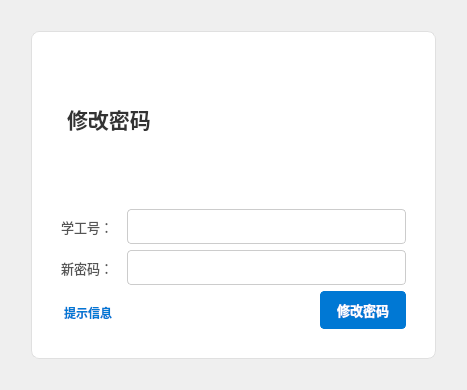
<?xml version="1.0" encoding="UTF-8"?>
<ui version="4.0">
    <class>view::RegisterCenter::ChangePasswordAdmin</class>
    <widget class="QWidget" name="view::RegisterCenter::ChangePasswordAdmin">
        <property name="geometry">
            <rect>
                <x>0</x>
                <y>0</y>
                <width>467</width>
                <height>390</height>
            </rect>
        </property>
        <property name="windowTitle">
            <string>ChangePasswordAdmin</string>
        </property>
        <property name="styleSheet">
            <string notr="true">/* --- 整个窗口的背景 --- */
                QWidget#view--RegisterCenter--ChangePasswordAdmin {
                background-color: #F3F3F3; /* 柔和的浅灰色背景 */
                font-family: &quot;Segoe UI Variable&quot;, &quot;Microsoft YaHei UI&quot;, sans-serif; /* 优先使用
                Win11 默认字体 */
                }

                /* --- 主框架 (QFrame) 的样式 --- */
                QFrame#frame {
                background-color: white; /* 白色背景，突出内容 */
                border: 1px solid #E0E0E0; /* 精细的浅灰色边框 */
                border-radius: 8px; /* 柔和的圆角 */
                margin: 20px; /* 距离窗口边缘的边距 */
                padding: 20px; /* 内部填充 */
                /* 简单的阴影效果，增加层次感 */
                box-shadow: 0 4px 8px rgba(0, 0, 0, 0.05);
                }

                /* --- 标题 (修改密码 Label) 的样式 --- */
                QLabel#label {
                color: #333333; /* 深灰色文本 */
                padding-bottom: 10px; /* 标题下方留出空间 */
                border-bottom: 1px solid #EEEEEE; /* 标题下方的细分隔线 */
                margin-bottom: 15px; /* 分隔线下方留出空间 */
                }

                /* --- 输入框 (QLineEdit) 的样式 --- */
                QLineEdit {
                border: 1px solid #CCCCCC; /* 浅灰色边框 */
                border-radius: 4px; /* 精细的圆角 */
                padding: 8px 10px; /* 内部填充 */
                font-size: 10pt;
                color: #333333; /* 文本颜色 */
                background-color: #FFFFFF; /* 白色背景 */
                }

                QLineEdit:focus {
                border: 1px solid #0078D4; /* 聚焦时边框变为 Win11 蓝色 */
                outline: none; /* 移除默认焦点轮廓 */
                }

                /* --- 提示信息 Label (message) 的样式 --- */
                QLabel#message {
                color: #0078D4; /* 默认蓝色，可以根据提示类型调整颜色 (如成功/失败) */
                font-size: 9pt;
                font-weight: 500;
                margin-top: 5px;
                }

                /* --- 标签 (学工号, 新密码 Label) 的样式 --- */
                QLabel#label_3, QLabel#label_2 {
                color: #555555; /* 较深的灰色文本 */
                font-size: 10pt;
                min-width: 60px; /* 确保标签有最小宽度，对齐输入框 */
                }

                /* --- 注册用户按钮 (UpdateButton) 的样式 --- */
                /* 你的 UI 文件中已经有非常详细的 UpdateButton 样式了，这里就不重复了。
                如果你想统一风格，可以考虑移除 UI 文件中的内联样式，
                然后将这个 QSS 块添加到这里。
                为了避免冲突和重复，这里**不包含** UpdateButton 的样式。
                */
            </string>
        </property>
        <layout class="QVBoxLayout" name="verticalLayout_4">
            <item>
                <widget class="QFrame" name="frame">
                    <property name="frameShape">
                        <enum>QFrame::Shape::StyledPanel</enum>
                    </property>
                    <property name="frameShadow">
                        <enum>QFrame::Shadow::Raised</enum>
                    </property>
                    <layout class="QVBoxLayout" name="verticalLayout_3">
                        <item>
                            <widget class="QLabel" name="label">
                                <property name="minimumSize">
                                    <size>
                                        <width>0</width>
                                        <height>50</height>
                                    </size>
                                </property>
                                <property name="font">
                                    <font>
                                        <family>Microsoft YaHei UI</family>
                                        <pointsize>16</pointsize>
                                        <bold>true</bold>
                                    </font>
                                </property>
                                <property name="text">
                                    <string>修改密码</string>
                                </property>
                            </widget>
                        </item>
                        <item>
                            <layout class="QHBoxLayout" name="horizontalLayout">
                                <item>
                                    <widget class="QLabel" name="label_3">
                                        <property name="text">
                                            <string>学工号：</string>
                                        </property>
                                    </widget>
                                </item>
                                <item>
                                    <widget class="QLineEdit" name="id_number"/>
                                </item>
                            </layout>
                        </item>
                        <item>
                            <layout class="QHBoxLayout" name="horizontalLayout_2">
                                <item>
                                    <widget class="QLabel" name="label_2">
                                        <property name="text">
                                            <string>新密码：</string>
                                        </property>
                                    </widget>
                                </item>
                                <item>
                                    <widget class="QLineEdit" name="new_password"/>
                                </item>
                            </layout>
                        </item>
                        <item>
                            <layout class="QHBoxLayout" name="horizontalLayout_3">
                                <item>
                                    <widget class="QLabel" name="message">
                                        <property name="enabled">
                                            <bool>true</bool>
                                        </property>
                                        <property name="text">
                                            <string>提示信息</string>
                                        </property>
                                    </widget>
                                </item>
                                <item>
                                    <spacer name="horizontalSpacer_2">
                                        <property name="orientation">
                                            <enum>Qt::Orientation::Horizontal</enum>
                                        </property>
                                        <property name="sizeHint" stdset="0">
                                            <size>
                                                <width>40</width>
                                                <height>20</height>
                                            </size>
                                        </property>
                                    </spacer>
                                </item>
                                <item>
                                    <widget class="QPushButton" name="UpdateButton">
                                        <property name="styleSheet">
                                            <string notr="true">/* 核心是柔和的色彩、更精细的圆角和边框 */
                                                QPushButton#UpdateButton {
                                                background-color: #0078D4; /* Win11 标志性的蓝色 */
                                                color: white;
                                                /* 边框与背景同色，用于占位和过渡，使其看起来无边框但有形体 */
                                                border: 1px solid #0078D4;
                                                border-radius: 4px; /* Win11 风格的精细圆角 (通常是 4px 或 6px) */
                                                padding: 8px 16px;
                                                /* 优先使用 Win11 默认英文字体, 中文回退到雅黑 */
                                                font-family: &quot;Segoe UI Variable&quot;, &quot;Microsoft YaHei UI&quot;;
                                                font-weight: 600; /* 使用 Semi-bold，字体效果更接近Win11原生 */
                                                font-size: 10pt;
                                                }

                                                /* ---- 更新按钮 - Win11 风格 (鼠标悬停) ---- */
                                                /* 悬停时，背景和边框会有一个微妙的提亮效果 */
                                                QPushButton#UpdateButton:hover {
                                                background-color: #1185E5;
                                                border-color: #1185E5;
                                                }

                                                /* ---- 更新按钮 - Win11 风格 (鼠标按下) ---- */
                                                /* 按下时，背景和边框变暗，模拟按下的深度感 */
                                                QPushButton#UpdateButton:pressed {
                                                background-color: #006ABC;
                                                border-color: #006ABC;
                                                color: rgba(255, 255, 255, 0.9); /* 文字也略微变暗，增加真实感 */
                                                }

                                                /* ---- 更新按钮 - Win11 风格 (不可点击) ---- */
                                                /* 采用非常低调的灰色，与系统禁用控件的风格统一 */
                                                QPushButton#UpdateButton:disabled {
                                                background-color: #F0F0F0;
                                                color: #A3A3A3;
                                                border: 1px solid #E5E5E5;
                                                }
                                            </string>
                                        </property>
                                        <property name="text">
                                            <string>修改密码</string>
                                        </property>
                                    </widget>
                                </item>
                            </layout>
                        </item>
                    </layout>
                </widget>
            </item>
        </layout>
    </widget>
    <resources/>
    <connections/>
</ui>
